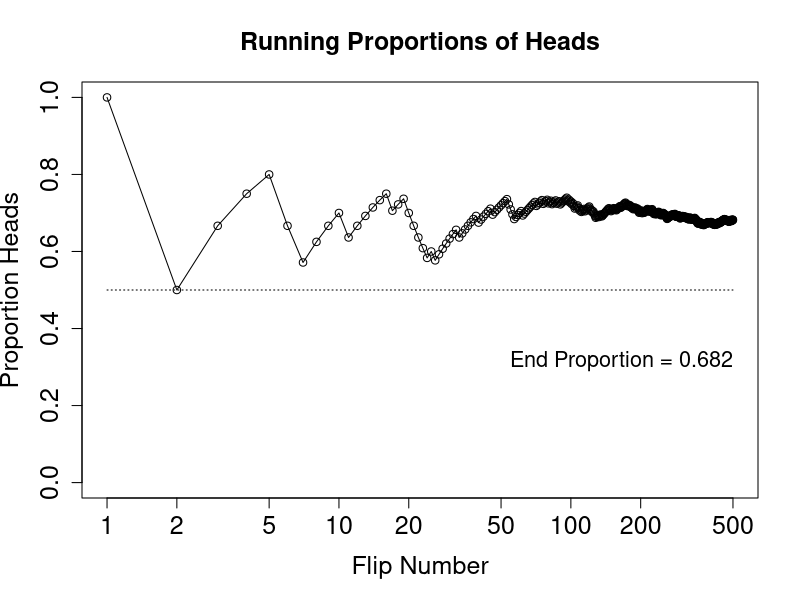

Write the R code that produced this figure.
#Goal: Toss a coing N times and compute the running proportion of heads
N = 500 

#set.seed(47405)
flipsequence = sample(x=c(0,1), prob=c(0.3,0.7), size = N, replace=TRUE)

#compute the running proportion of heads:

r = cumsum(flipsequence)
n = 1:N
runprop = r/n

plot(n, runprop, type="o", log="x",
		xlim=c(1,N), ylim=c(0.0,1.0), cex.axis=1.5,
		xlab="Flip Number", ylab="Proportion Heads", cex.lab=1.5,
		main="Running Proportions of Heads", cex.main=1.5)

lines( c(1,N), c(.5,.5), lty=3)

flipsetters = paste( c("T","H")[ flipsequence[ 1:10 ] + 1 ], collapse="" )
displaystring = paste( "Flip Sequence = ", flipsetters, "...", sep="" )
text( N, .3, paste("End Proportion =", runprop[N]) , adj=c(1,0) , cex=1.3 )
dev.copy2pdf( file = "RunningProportion.pdf")